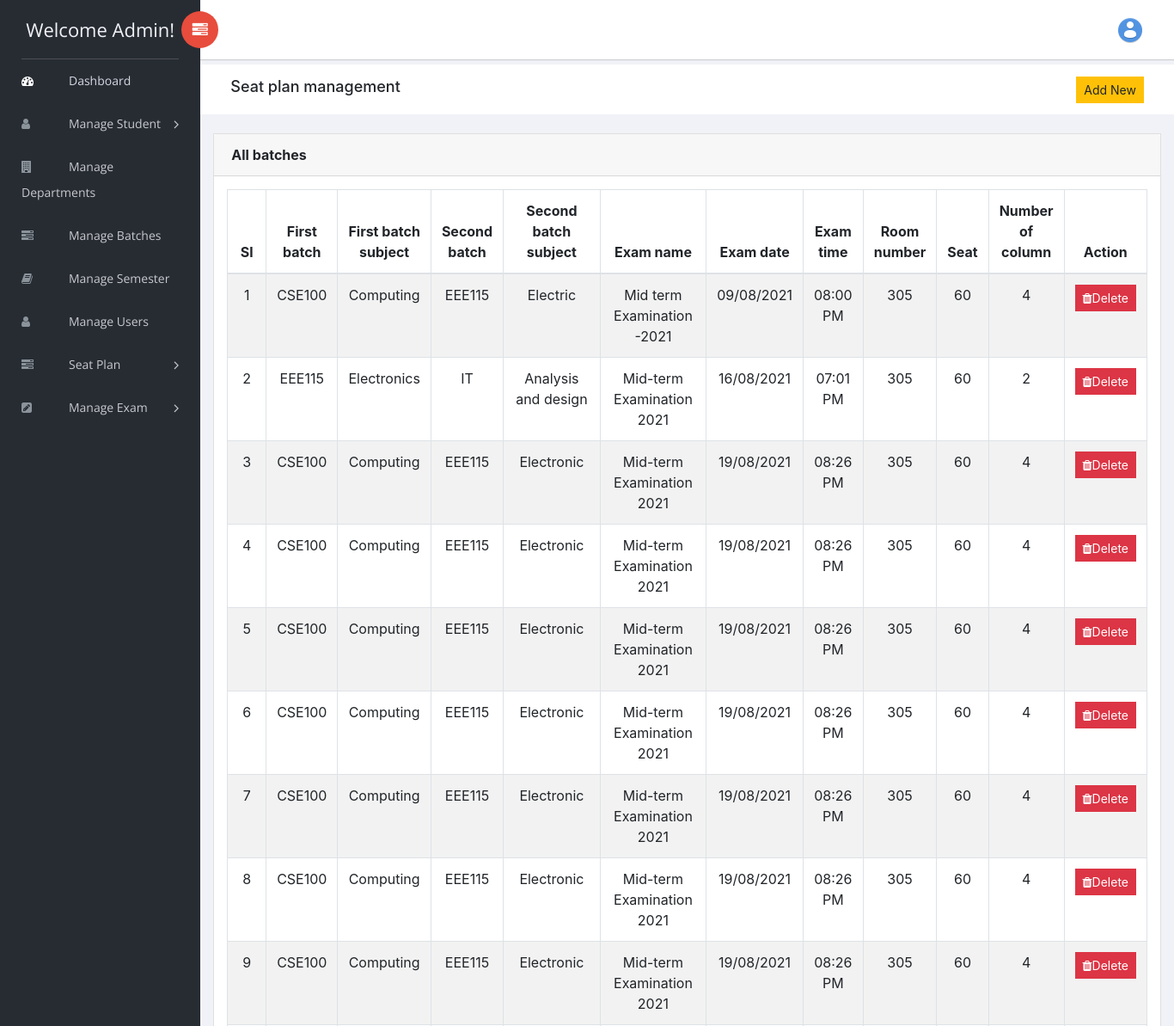
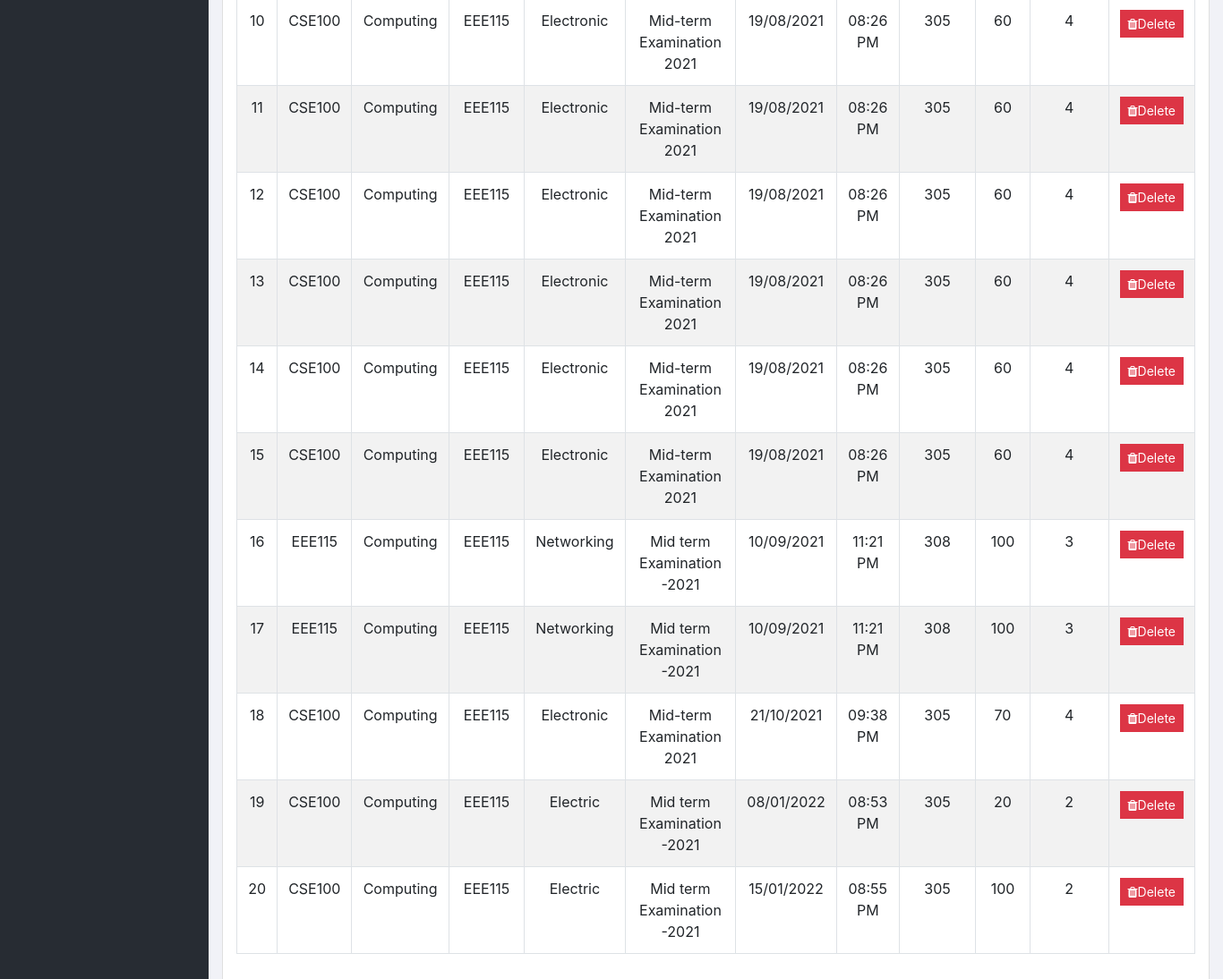
The app's page /seat_plan_index.php (signed in) with its own data (2 pictures, top to bottom).
### tables this page shows
CREATE TABLE `seat_plans` (
  `id` int(11) NOT NULL,
  `first_batch` int(11) NOT NULL,
  `first_subject` varchar(100) NOT NULL,
  `second_batch` int(11) NOT NULL,
  `second_subject` varchar(100) NOT NULL,
  `exam_name` varchar(100) NOT NULL,
  `date` date NOT NULL,
  `time` time NOT NULL,
  `room_no` varchar(100) NOT NULL,
  `seat` int(11) NOT NULL,
  `column_number` int(11) NOT NULL
);

CREATE TABLE `batches` (
  `id` int(11) NOT NULL,
  `name` varchar(100) NOT NULL,
  `details` text NOT NULL,
  `dept_id` int(11) NOT NULL,
  `co_ordinator` varchar(200) NOT NULL,
  `status` enum('Active','Inactive') NOT NULL
);

### seat_plan_index.php (the view, shortened to what this page needs)
<?php include_once 'template/_head.php'?>
<body>
<?php include_once 'template/leftNav.php'?>
<div id="right-panel" class="right-panel">
    <?php include_once 'template/header.php'?>
    <div class="breadcrumbs">
        <div class="col-sm-4">
            <div class="page-header float-left">
                <div class="page-title">
                    <h1>Seat plan management</h1>
                </div>
            </div>
        </div>
        <div class="col-sm-8">
            <div class="page-header float-right">
                <div class="page-title">
                    <ol class="breadcrumb text-right">
                        <a href="create_seat_plan.php" class="btn btn-sm btn-warning">Add New</a>
                    </ol>
                </div>
            </div>
        </div>
    </div>
    <?php
    $conn = connect();
    $sql = "SELECT * from seat_plans";
    $seat_plans= $conn->query($sql);
    $serial = 1;
    ?>
    <div class="content mt-3">
        <div class="row">
            <div class="col-md-12">
                <div class="card">
                    <div class="card-header">
                        <strong class="card-title">All batches</strong>
                    </div>
                    <div class="card-body text-center">
                        <table id="bootstrap-data-table-export" class="table table-striped table-bordered">
                            <thead>
                            <tr>
                                <th class="text-center" style="width: 3px;">Sl</th>
                                <th>First batch</th>
                                <th>First batch subject</th>
                                <th>Second batch</th>
                                <th>Second batch subject</th>
                                <th>Exam name</th>
                                <th>Exam date</th>
                                <th>Exam time</th>
                                <th>Room number</th>
                                <th>Seat</th>
                                <th>Number of column</th>
                                <th>Action</th>
                            </tr>
                            </thead>
                            <tbody>
                            <?php
                            foreach ($seat_plans as $plan){
                                ?>
                                <tr>
                                    <td><?= $serial++?></td>
                                    <?php
                                    $first_batch = $plan['first_batch'];
                                    $sql2 = "SELECT name FROM batches WHERE id='$first_batch'";
                                    $first_batch_name= $conn->query($sql2);
                                    $second_batch = $plan['second_batch'];
                                    $sql3 = "SELECT name FROM batches WHERE id='$second_batch'";
                                    $second_batch_name= $conn->query($sql3);
                                    ?>
                                    <td>
                                        <?php foreach ($first_batch_name as $first_name){ echo $first_name['name']; }?>
                                    </td>
                                    <td><?= $plan['first_subject']?></td>
                                    <td>
                                        <?php foreach ($second_batch_name as $second_name){ echo $second_name['name']; }?>
                                    </td>
                                    <td><?= $plan['second_subject']?></td>
                                    <td><?= $plan['exam_name']?></td>
                                    <td><?= date('d/m/Y',strtotime($plan['date']))?></td>
                                    <td><?= date('h:i A',strtotime($plan['time']))?></td>
                                    <td><?= $plan['room_no']?></td>
                                    <td><?= $plan['seat']?></td>
                                    <td><?= $plan['column_number']?></td>
                                    <td>
                                        <form class="" action="seat_plan_delete_action.php" method="post" style="display:inline">
                                            <button title="Delete" type="submit" class="btn btn-danger btn-sm" onclick="return confirm('Are you sure?')">
                                                <i class="fa fa-trash"></i>Delete
                                            </button>
                                        </form>
                                    </td>
                                </tr>
                            <?php } ?>
                            </tbody>
                        </table>
                    </div>
                </div>
            </div>
        </div>
    </div>
</div>
<?php include_once 'template/footer.php'?>

### records on screen
seat_plans: first_subject "Computing", second_subject "Electric", exam_name "Mid term Examination-2021", date "09/08/2021", time "08:00 PM", room_no "305", seat "60", column_number "4"
batches: name "CSE100"
batches: name "EEE115"
seat_plans: first_subject "Electronics", second_subject "Analysis and design", exam_name "Mid-term Examination 2021", date "16/08/2021", time "07:01 PM", room_no "305", seat "60", column_number "2"
batches: name "IT"
seat_plans: first_subject "Computing", second_subject "Electronic", exam_name "Mid-term Examination 2021", date "19/08/2021", time "08:26 PM", room_no "305", seat "60", column_number "4"
seat_plans: first_subject "Computing", second_subject "Electronic", exam_name "Mid-term Examination 2021", date "19/08/2021", time "08:26 PM", room_no "305", seat "60", column_number "4"
seat_plans: first_subject "Computing", second_subject "Electronic", exam_name "Mid-term Examination 2021", date "19/08/2021", time "08:26 PM", room_no "305", seat "60", column_number "4"
seat_plans: first_subject "Computing", second_subject "Electronic", exam_name "Mid-term Examination 2021", date "19/08/2021", time "08:26 PM", room_no "305", seat "60", column_number "4"
seat_plans: first_subject "Computing", second_subject "Electronic", exam_name "Mid-term Examination 2021", date "19/08/2021", time "08:26 PM", room_no "305", seat "60", column_number "4"
seat_plans: first_subject "Computing", second_subject "Electronic", exam_name "Mid-term Examination 2021", date "19/08/2021", time "08:26 PM", room_no "305", seat "60", column_number "4"
seat_plans: first_subject "Computing", second_subject "Electronic", exam_name "Mid-term Examination 2021", date "19/08/2021", time "08:26 PM", room_no "305", seat "60", column_number "4"
seat_plans: first_subject "Computing", second_subject "Electronic", exam_name "Mid-term Examination 2021", date "19/08/2021", time "08:26 PM", room_no "305", seat "60", column_number "4"
seat_plans: first_subject "Computing", second_subject "Electronic", exam_name "Mid-term Examination 2021", date "19/08/2021", time "08:26 PM", room_no "305", seat "60", column_number "4"
seat_plans: first_subject "Computing", second_subject "Electronic", exam_name "Mid-term Examination 2021", date "19/08/2021", time "08:26 PM", room_no "305", seat "60", column_number "4"
seat_plans: first_subject "Computing", second_subject "Electronic", exam_name "Mid-term Examination 2021", date "19/08/2021", time "08:26 PM", room_no "305", seat "60", column_number "4"
seat_plans: first_subject "Computing", second_subject "Electronic", exam_name "Mid-term Examination 2021", date "19/08/2021", time "08:26 PM", room_no "305", seat "60", column_number "4"
seat_plans: first_subject "Computing", second_subject "Electronic", exam_name "Mid-term Examination 2021", date "19/08/2021", time "08:26 PM", room_no "305", seat "60", column_number "4"
seat_plans: first_subject "Computing", second_subject "Networking", exam_name "Mid term Examination-2021", date "10/09/2021", time "11:21 PM", room_no "308", seat "100", column_number "3"
seat_plans: first_subject "Computing", second_subject "Networking", exam_name "Mid term Examination-2021", date "10/09/2021", time "11:21 PM", room_no "308", seat "100", column_number "3"
seat_plans: first_subject "Computing", second_subject "Electronic", exam_name "Mid-term Examination 2021", date "21/10/2021", time "09:38 PM", room_no "305", seat "70", column_number "4"
seat_plans: first_subject "Computing", second_subject "Electric", exam_name "Mid term Examination-2021", date "08/01/2022", time "08:53 PM", room_no "305", seat "20", column_number "2"
seat_plans: first_subject "Computing", second_subject "Electric", exam_name "Mid term Examination-2021", date "15/01/2022", time "08:55 PM", room_no "305", seat "100", column_number "2"
